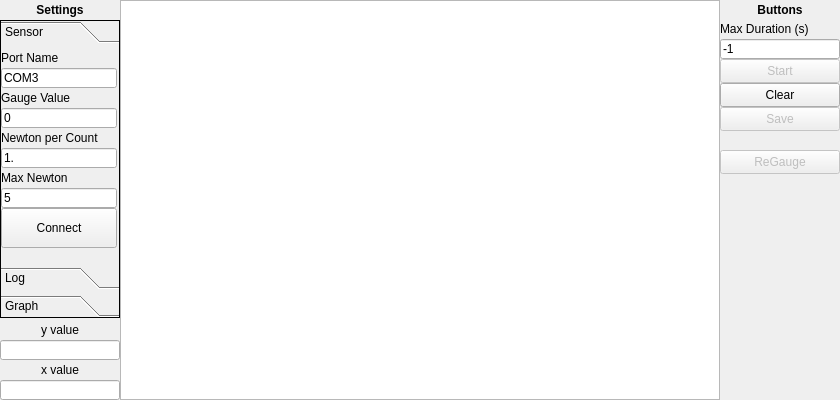
<?xml version="1.0" encoding="UTF-8"?>
<ui version="4.0">
 <class>MainWindow</class>
 <widget class="QMainWindow" name="MainWindow">
  <property name="geometry">
   <rect>
    <x>0</x>
    <y>0</y>
    <width>840</width>
    <height>400</height>
   </rect>
  </property>
  <property name="windowTitle">
   <string>Use the Force!</string>
  </property>
  <widget class="QWidget" name="centralwidget">
   <widget class="QScrollArea" name="settings">
    <property name="geometry">
     <rect>
      <x>0</x>
      <y>20</y>
      <width>120</width>
      <height>300</height>
     </rect>
    </property>
    <property name="frameShape">
     <enum>QFrame::Shape::NoFrame</enum>
    </property>
    <property name="frameShadow">
     <enum>QFrame::Shadow::Plain</enum>
    </property>
    <property name="horizontalScrollBarPolicy">
     <enum>Qt::ScrollBarPolicy::ScrollBarAlwaysOff</enum>
    </property>
    <property name="widgetResizable">
     <bool>true</bool>
    </property>
    <widget class="QWidget" name="scrollAreaWidgetContents">
     <property name="geometry">
      <rect>
       <x>0</x>
       <y>0</y>
       <width>120</width>
       <height>300</height>
      </rect>
     </property>
     <widget class="QToolBox" name="toolBox">
      <property name="enabled">
       <bool>true</bool>
      </property>
      <property name="geometry">
       <rect>
        <x>0</x>
        <y>0</y>
        <width>120</width>
        <height>298</height>
       </rect>
      </property>
      <property name="frameShape">
       <enum>QFrame::Shape::Box</enum>
      </property>
      <property name="currentIndex">
       <number>0</number>
      </property>
      <widget class="QWidget" name="sensorOptions">
       <property name="geometry">
        <rect>
         <x>0</x>
         <y>0</y>
         <width>118</width>
         <height>206</height>
        </rect>
       </property>
       <attribute name="label">
        <string>Sensor</string>
       </attribute>
       <widget class="QLabel" name="labPortName">
        <property name="geometry">
         <rect>
          <x>0</x>
          <y>-1</y>
          <width>116</width>
          <height>20</height>
         </rect>
        </property>
        <property name="text">
         <string>Port Name</string>
        </property>
       </widget>
       <widget class="QLineEdit" name="setPortName">
        <property name="enabled">
         <bool>true</bool>
        </property>
        <property name="geometry">
         <rect>
          <x>0</x>
          <y>19</y>
          <width>116</width>
          <height>20</height>
         </rect>
        </property>
        <property name="text">
         <string>COM3</string>
        </property>
       </widget>
       <widget class="QLabel" name="labMaxNewton">
        <property name="geometry">
         <rect>
          <x>0</x>
          <y>119</y>
          <width>116</width>
          <height>20</height>
         </rect>
        </property>
        <property name="text">
         <string>Max Newton</string>
        </property>
       </widget>
       <widget class="QLineEdit" name="setMaxNewton">
        <property name="geometry">
         <rect>
          <x>0</x>
          <y>139</y>
          <width>116</width>
          <height>20</height>
         </rect>
        </property>
        <property name="text">
         <string>5</string>
        </property>
       </widget>
       <widget class="QLineEdit" name="setGaugeValue">
        <property name="geometry">
         <rect>
          <x>0</x>
          <y>59</y>
          <width>116</width>
          <height>20</height>
         </rect>
        </property>
        <property name="text">
         <string>0</string>
        </property>
       </widget>
       <widget class="QLabel" name="labGaugeValue">
        <property name="geometry">
         <rect>
          <x>0</x>
          <y>39</y>
          <width>116</width>
          <height>20</height>
         </rect>
        </property>
        <property name="text">
         <string>Gauge Value</string>
        </property>
       </widget>
       <widget class="QLineEdit" name="setNewtonPerCount">
        <property name="geometry">
         <rect>
          <x>0</x>
          <y>99</y>
          <width>116</width>
          <height>20</height>
         </rect>
        </property>
        <property name="text">
         <string>1.</string>
        </property>
        <property name="maxLength">
         <number>32767</number>
        </property>
       </widget>
       <widget class="QLabel" name="labNewtonPerCount">
        <property name="geometry">
         <rect>
          <x>0</x>
          <y>79</y>
          <width>116</width>
          <height>20</height>
         </rect>
        </property>
        <property name="text">
         <string>Newton per Count</string>
        </property>
       </widget>
       <widget class="QPushButton" name="butConnect">
        <property name="geometry">
         <rect>
          <x>0</x>
          <y>159</y>
          <width>116</width>
          <height>40</height>
         </rect>
        </property>
        <property name="text">
         <string>Connect</string>
        </property>
        <property name="checkable">
         <bool>true</bool>
        </property>
        <property name="checked">
         <bool>false</bool>
        </property>
        <property name="default">
         <bool>false</bool>
        </property>
        <property name="flat">
         <bool>false</bool>
        </property>
       </widget>
      </widget>
      <widget class="QWidget" name="logOptions">
       <property name="geometry">
        <rect>
         <x>0</x>
         <y>0</y>
         <width>118</width>
         <height>206</height>
        </rect>
       </property>
       <attribute name="label">
        <string>Log</string>
       </attribute>
       <widget class="QLabel" name="fileLabel">
        <property name="geometry">
         <rect>
          <x>0</x>
          <y>-1</y>
          <width>116</width>
          <height>20</height>
         </rect>
        </property>
        <property name="text">
         <string>File</string>
        </property>
       </widget>
       <widget class="QPushButton" name="butFile">
        <property name="geometry">
         <rect>
          <x>0</x>
          <y>19</y>
          <width>116</width>
          <height>22</height>
         </rect>
        </property>
        <property name="text">
         <string>-</string>
        </property>
        <property name="checkable">
         <bool>true</bool>
        </property>
       </widget>
      </widget>
      <widget class="QWidget" name="graphOptions">
       <property name="geometry">
        <rect>
         <x>0</x>
         <y>0</y>
         <width>118</width>
         <height>206</height>
        </rect>
       </property>
       <attribute name="label">
        <string>Graph</string>
       </attribute>
       <widget class="QLineEdit" name="xLabel">
        <property name="geometry">
         <rect>
          <x>0</x>
          <y>99</y>
          <width>116</width>
          <height>20</height>
         </rect>
        </property>
        <property name="text">
         <string>Displacement [mm]</string>
        </property>
       </widget>
       <widget class="QLineEdit" name="yLabel">
        <property name="enabled">
         <bool>true</bool>
        </property>
        <property name="geometry">
         <rect>
          <x>0</x>
          <y>59</y>
          <width>116</width>
          <height>20</height>
         </rect>
        </property>
        <property name="text">
         <string>Force [mN]</string>
        </property>
       </widget>
       <widget class="QLabel" name="yLabelLabel">
        <property name="geometry">
         <rect>
          <x>0</x>
          <y>39</y>
          <width>116</width>
          <height>20</height>
         </rect>
        </property>
        <property name="text">
         <string>y-label</string>
        </property>
       </widget>
       <widget class="QLabel" name="xLabelLabel">
        <property name="geometry">
         <rect>
          <x>0</x>
          <y>79</y>
          <width>116</width>
          <height>20</height>
         </rect>
        </property>
        <property name="text">
         <string>x-label</string>
        </property>
       </widget>
       <widget class="QLabel" name="xLimLabel">
        <property name="geometry">
         <rect>
          <x>0</x>
          <y>119</y>
          <width>116</width>
          <height>20</height>
         </rect>
        </property>
        <property name="text">
         <string>x-scope</string>
        </property>
       </widget>
       <widget class="QLineEdit" name="title">
        <property name="geometry">
         <rect>
          <x>0</x>
          <y>19</y>
          <width>116</width>
          <height>20</height>
         </rect>
        </property>
        <property name="text">
         <string>Force-Displacement Measurement</string>
        </property>
       </widget>
       <widget class="QLabel" name="titleLabel">
        <property name="geometry">
         <rect>
          <x>0</x>
          <y>-1</y>
          <width>116</width>
          <height>20</height>
         </rect>
        </property>
        <property name="text">
         <string>Title</string>
        </property>
       </widget>
       <widget class="QSlider" name="xLimSlider">
        <property name="geometry">
         <rect>
          <x>0</x>
          <y>139</y>
          <width>116</width>
          <height>20</height>
         </rect>
        </property>
        <property name="sizePolicy">
         <sizepolicy hsizetype="Fixed" vsizetype="Fixed">
          <horstretch>0</horstretch>
          <verstretch>0</verstretch>
         </sizepolicy>
        </property>
        <property name="minimum">
         <number>-1</number>
        </property>
        <property name="maximum">
         <number>0</number>
        </property>
        <property name="orientation">
         <enum>Qt::Orientation::Horizontal</enum>
        </property>
       </widget>
       <widget class="QLineEdit" name="xLimSet">
        <property name="geometry">
         <rect>
          <x>0</x>
          <y>159</y>
          <width>116</width>
          <height>20</height>
         </rect>
        </property>
        <property name="text">
         <string>0</string>
        </property>
       </widget>
      </widget>
     </widget>
    </widget>
   </widget>
   <widget class="QWidget" name="graph" native="true">
    <property name="geometry">
     <rect>
      <x>120</x>
      <y>0</y>
      <width>600</width>
      <height>400</height>
     </rect>
    </property>
    <widget class="PlotWidget" name="graph1">
     <property name="geometry">
      <rect>
       <x>0</x>
       <y>0</y>
       <width>600</width>
       <height>400</height>
      </rect>
     </property>
     <property name="frameShape">
      <enum>QFrame::Shape::StyledPanel</enum>
     </property>
     <property name="frameShadow">
      <enum>QFrame::Shadow::Sunken</enum>
     </property>
    </widget>
   </widget>
   <widget class="QWidget" name="hoverPoint" native="true">
    <property name="geometry">
     <rect>
      <x>0</x>
      <y>320</y>
      <width>120</width>
      <height>80</height>
     </rect>
    </property>
    <widget class="QLabel" name="labelYValue">
     <property name="geometry">
      <rect>
       <x>0</x>
       <y>0</y>
       <width>120</width>
       <height>20</height>
      </rect>
     </property>
     <property name="text">
      <string>&lt;html&gt;&lt;head/&gt;&lt;body&gt;&lt;p align=&quot;center&quot;&gt;y value&lt;/p&gt;&lt;/body&gt;&lt;/html&gt;</string>
     </property>
    </widget>
    <widget class="QLabel" name="labelXValue">
     <property name="geometry">
      <rect>
       <x>0</x>
       <y>40</y>
       <width>120</width>
       <height>20</height>
      </rect>
     </property>
     <property name="text">
      <string>&lt;html&gt;&lt;head/&gt;&lt;body&gt;&lt;p align=&quot;center&quot;&gt;x value&lt;/p&gt;&lt;/body&gt;&lt;/html&gt;</string>
     </property>
    </widget>
    <widget class="QLineEdit" name="yValue">
     <property name="geometry">
      <rect>
       <x>0</x>
       <y>20</y>
       <width>120</width>
       <height>20</height>
      </rect>
     </property>
    </widget>
    <widget class="QLineEdit" name="xValue">
     <property name="geometry">
      <rect>
       <x>0</x>
       <y>60</y>
       <width>120</width>
       <height>20</height>
      </rect>
     </property>
    </widget>
   </widget>
   <widget class="QWidget" name="widget" native="true">
    <property name="geometry">
     <rect>
      <x>720</x>
      <y>20</y>
      <width>120</width>
      <height>380</height>
     </rect>
    </property>
    <widget class="QPushButton" name="butRecord">
     <property name="enabled">
      <bool>false</bool>
     </property>
     <property name="geometry">
      <rect>
       <x>0</x>
       <y>39</y>
       <width>120</width>
       <height>24</height>
      </rect>
     </property>
     <property name="text">
      <string>Start</string>
     </property>
     <property name="checkable">
      <bool>true</bool>
     </property>
    </widget>
    <widget class="QPushButton" name="butReGauge">
     <property name="enabled">
      <bool>false</bool>
     </property>
     <property name="geometry">
      <rect>
       <x>0</x>
       <y>130</y>
       <width>120</width>
       <height>24</height>
      </rect>
     </property>
     <property name="text">
      <string>ReGauge</string>
     </property>
     <property name="checkable">
      <bool>true</bool>
     </property>
    </widget>
    <widget class="QLabel" name="timeLabel">
     <property name="geometry">
      <rect>
       <x>0</x>
       <y>-1</y>
       <width>120</width>
       <height>20</height>
      </rect>
     </property>
     <property name="text">
      <string>Max Duration (s)</string>
     </property>
    </widget>
    <widget class="QLineEdit" name="setTime">
     <property name="geometry">
      <rect>
       <x>0</x>
       <y>19</y>
       <width>120</width>
       <height>20</height>
      </rect>
     </property>
     <property name="text">
      <string>-1</string>
     </property>
    </widget>
    <widget class="QPushButton" name="butSave">
     <property name="enabled">
      <bool>false</bool>
     </property>
     <property name="geometry">
      <rect>
       <x>0</x>
       <y>87</y>
       <width>120</width>
       <height>24</height>
      </rect>
     </property>
     <property name="text">
      <string>Save</string>
     </property>
    </widget>
    <widget class="QPushButton" name="butClear">
     <property name="geometry">
      <rect>
       <x>0</x>
       <y>63</y>
       <width>120</width>
       <height>24</height>
      </rect>
     </property>
     <property name="text">
      <string>Clear</string>
     </property>
    </widget>
   </widget>
   <widget class="QLabel" name="settingsLabel">
    <property name="geometry">
     <rect>
      <x>0</x>
      <y>0</y>
      <width>120</width>
      <height>20</height>
     </rect>
    </property>
    <property name="text">
     <string>&lt;html&gt;&lt;head/&gt;&lt;body&gt;&lt;p align=&quot;center&quot;&gt;&lt;span style=&quot; font-weight:700;&quot;&gt;Settings&lt;/span&gt;&lt;/p&gt;&lt;/body&gt;&lt;/html&gt;</string>
    </property>
   </widget>
   <widget class="QLabel" name="buttonsLabel">
    <property name="geometry">
     <rect>
      <x>720</x>
      <y>0</y>
      <width>120</width>
      <height>20</height>
     </rect>
    </property>
    <property name="text">
     <string>&lt;html&gt;&lt;head/&gt;&lt;body&gt;&lt;p align=&quot;center&quot;&gt;&lt;span style=&quot; font-weight:700;&quot;&gt;Buttons&lt;/span&gt;&lt;/p&gt;&lt;/body&gt;&lt;/html&gt;</string>
    </property>
   </widget>
  </widget>
 </widget>
 <customwidgets>
  <customwidget>
   <class>PlotWidget</class>
   <extends>QGraphicsView</extends>
   <header>pyqtgraph</header>
  </customwidget>
 </customwidgets>
 <resources/>
 <connections/>
</ui>
